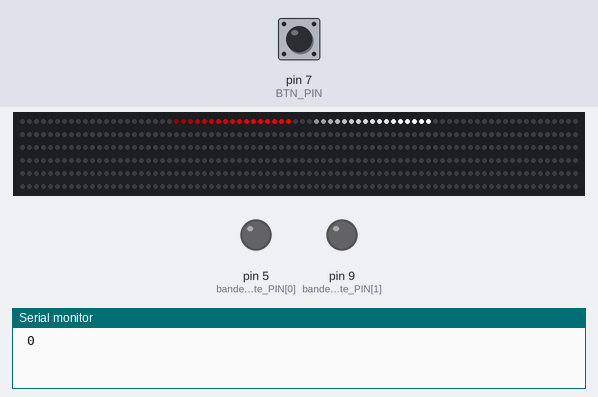
Recording of a sketch running on a simulated Arduino Uno, built with avr-gcc and run on an emulated ATmega328P. Parts: 480 RGB LEDs in strip order, left to right, continuing on the next row, output pins drawn as LEDs (lit = HIGH), the last lines printed to the serial monitor. The test bench sets the inputs (shaded band); at power-on: pin 7 (BTN_PIN) HIGH. Dim RGB values are drawn brighter than linear; random numbers use the default seed unless the sketch sets one.

Above: at 1.2 s.
1.3 s: pin 7 (BTN_PIN) pulled LOW for 3.2 s
At 2.07 s:
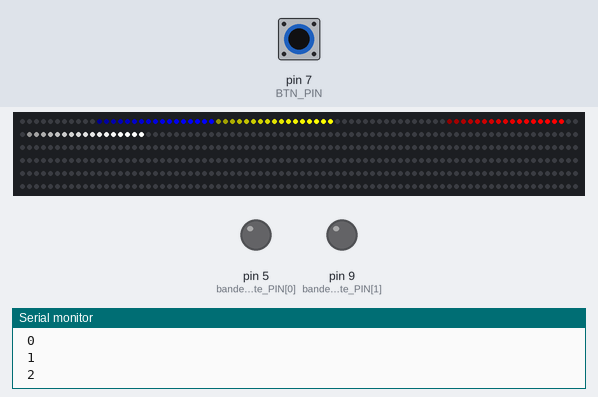
At 8.4 s:
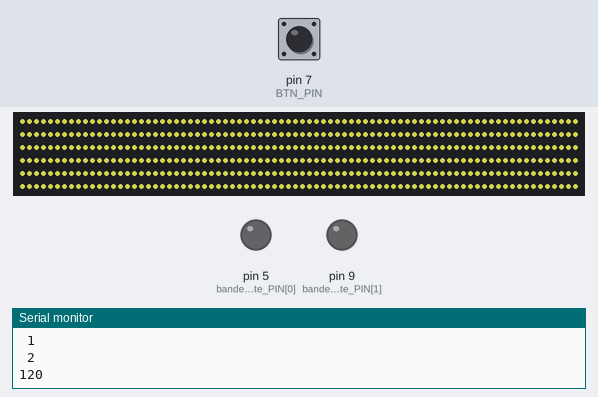
Timing chart, 0 to 31.8 s (numbered marks = the images above; inputs shaded):
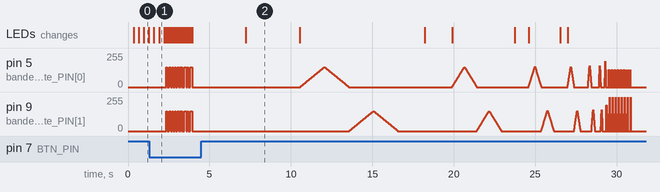

The sketch:

tour.ino
```cpp
#include <Adafruit_NeoPixel.h>
#include <EasyButton.h> // https://easybtn.earias.me/docs/fundamentals

#define DATA_PIN 3 // pin pour neopixels
#define WHITE_PIN 5 // pin PWM commande leds blanches
#define BTN_PIN 7 // entrée bouton
#define NUMPIXELS 480 // nombre total de neopixels

#define MAX_WHITE 150 // 150 pour batterie 18v, 255 pour batterie 12v
#define MAX_NEO_WHITE 120 // blanc max pour neopixels
//#define FPS 50 // on travaille en 50 images par seconde
#define LONGEUR_FIRE 3 // nombre de leds qui composent le feu
#define LONGEUR_QUEUE 15 // nombre de leds qui composent le feu
#define MAX_SHOT 10 // nombre de fusée en même temps
#define B_MAX 45 // bleu max plus le chiffre est petit plus ce sera blanc

#define CYCLE_WHITE 15 // pour void cycle
#define MAX_COLOR 255 // colour max pour neopixel


int bande_white_PIN[] = {5, 9};
int slot = 0; //de 0 à MAX_SHOT = dernière animation déclecnhés avec le bouton
int anim[MAX_SHOT], r[MAX_SHOT], g[MAX_SHOT], b[MAX_SHOT]; // // position de chaque anim[0] à anim[7]+ couleurs des différentes anims possibles
int white = 0; // puissance du blanc


// pin, debounce, pullup
EasyButton button(BTN_PIN, 10, true);


Adafruit_NeoPixel pixels(NUMPIXELS, DATA_PIN, NEO_GRB + NEO_KHZ800);

void setup() {

  // initialize le bouton
  button.begin();

  // lance l'explosion après un triple clic sur une seconde
  //button.onSequence(3, 1000, cycle_white);

  // lance l'explosion après un clic de 3 secondes
  button.onPressedFor(1000, cycle_white);


  // initialise le tableau d'animations
  for (int i = 0; i < MAX_SHOT; i++)
  {
    anim[i] = 10000;
    r[i] = random(255);
    g[i] = random(255);
    b[i] = random(255);
  }

  // on en force quelques une pour avoir des chouettes couleurs (à peaufiner huhuh)
  r[0] = 255;
  g[0] = 0;
  b[0] = 0;

  r[1] = 255;
  g[1] = 255;
  b[1] = 0;

  r[2] = 0;
  g[2] = 0;
  b[2] = 255;

  r[3] = 0;
  g[3] = 255;
  b[3] = 0;

  r[4] = 0;
  g[4] = 0;
  b[4] = 255;

  r[5] = 0;
  g[5] = 255;
  b[5] = 255;

  r[6] = 255;
  g[6] = 0;
  b[6] = 0;

  r[7] = 255;
  g[7] = 255;
  b[7] = 0;

  r[9] = 0;
  g[9] = 0;
  b[9] = 255;

  r[11] = 0;
  g[11] = 255;
  b[1] = 0;

  r[13] = 0;
  g[13] = 0;
  b[13] = 255;

  r[14] = 0;
  g[14] = 255;
  b[14] = 255;

  pixels.begin();
  Serial.begin(9600);
}

void loop() {

  button.read();


  if (button.wasReleased()  || random(500) == 1) {
    if (slot > MAX_SHOT - 1)
    {
      slot = 0;
    }
    anim[slot] = 0;
    Serial.write('slot : ');
    Serial.println(slot);
    slot ++;
  }


  // boucle sur chaque anim
  for (int i = 0; i < MAX_SHOT; i++) {

    // incrémente de une frame chaque animation
    anim[i] ++;

    if (anim[i] > 10000)
    {
      anim[i] = 10000;
    }


    // etape 1 : la montée !
    if (anim[i] > 0 && anim[i] < 480)
    {
      // éteint la leds précédente
      pixels.setPixelColor(anim[i], pixels.Color(0, 0, 0));


      // la queue de fusée
      for (int f = LONGEUR_QUEUE; f < LONGEUR_QUEUE + LONGEUR_FIRE; f++)
      {
        pixels.setPixelColor(anim[i] + f, pixels.Color(r[i] , g[i], b[i]));
      }

      // la fusée en elle même
      for (int f = 1; f < LONGEUR_QUEUE; f++)
      {
        pixels.setPixelColor(anim[i] + f, pixels.Color(r[i] / LONGEUR_QUEUE * f , g[i] / LONGEUR_QUEUE * f, b[i] / LONGEUR_QUEUE * f));
      }

    }


    // etape 2 : la descente
    if (anim[i] > 480 && anim[i] < 961)
    {
      // éteint la leds précédente
      pixels.setPixelColor(960 - anim[i], pixels.Color(0, 0, 0));


      // la queue de fusée
      for (int f = LONGEUR_QUEUE; f < LONGEUR_QUEUE + LONGEUR_FIRE; f++)
      {
        pixels.setPixelColor(960 - anim[i] - f, pixels.Color(r[i] , g[i], b[i]));
      }

      // la fusée en elle même
      for (int f = 1; f < LONGEUR_QUEUE; f++)
      {
        pixels.setPixelColor(960 - anim[i] - f, pixels.Color(r[i] / LONGEUR_QUEUE * f , g[i] / LONGEUR_QUEUE * f, b[i] / LONGEUR_QUEUE * f));
      }
    }


  }

  pixels.show();   // Send the updated pixel colors to the hardware.

  delay(1);

}


void cycle_white() {
  pixels.clear();
  pixels.show();

  noise();

  int speed_white = 1;
  int whiteval = 0;
  int pinwhite = 0;
  int cyclenumero;
  int b = 0;

  for (cyclenumero = 0; cyclenumero < CYCLE_WHITE; cyclenumero++ ) {
    pinwhite = 0;
    whiteval = 0;
    //selection de la pin

    //montée neo

    for ( whiteval = 0; whiteval < MAX_NEO_WHITE; whiteval = whiteval + speed_white) {
      for (int i = 0; i < NUMPIXELS; i++) {


        b = whiteval * B_MAX / MAX_NEO_WHITE;

        pixels.setPixelColor(i, pixels.Color(whiteval, whiteval, b));
      }
      pixels.show();
    }

    delay(10);
    Serial.println(whiteval);

    //descente

    for ( whiteval ; whiteval > 0; whiteval = whiteval - speed_white) {
      for (int i = 0; i < NUMPIXELS; i++) {
        b = whiteval * B_MAX / MAX_NEO_WHITE;
        //b = whiteval / B_MAX;
        pixels.setPixelColor(i, pixels.Color(whiteval, whiteval, b));
      }
      pixels.show();
    }

    pixels.clear();
    pixels.show();


    //fin neo

    //montée bande 1

    for ( whiteval = 0; whiteval < MAX_WHITE; whiteval = whiteval + speed_white) {
      analogWrite(bande_white_PIN[0], whiteval);
      delay(10);
    }
    //descente
    for ( whiteval ; whiteval > 0; whiteval = whiteval - speed_white) {
      analogWrite(bande_white_PIN[0], whiteval);
      delay(10);
    }
    analogWrite(bande_white_PIN[0], 0);// pas necessaire
    delay(10);
    //montée bande 2

    for ( whiteval = 0; whiteval < MAX_WHITE; whiteval = whiteval + speed_white) {
      analogWrite(bande_white_PIN[1], whiteval);
      delay(10);
    }
    //descente
    for ( whiteval ; whiteval > 0; whiteval = whiteval - speed_white) {
      analogWrite(bande_white_PIN[1], whiteval);
      delay(10);
    }
    analogWrite(bande_white_PIN[1], 0);// pas necessaire
    delay(10);
    Serial.println("neo");

    if (speed_white < 65) {
      speed_white = speed_white * 2;
    }
    pinwhite = 0;
    Serial.print("speed_white ");
    Serial.println(speed_white);
  }


  // fin cycle


  delay(2000);


  // boom
  ALL_ON();
  delay (3000);

  //fin
  pixels.clear();
  pixels.show();
  analogWrite(bande_white_PIN[0], 0);
  analogWrite(bande_white_PIN[1], 0);

  delay(15000);// 15 secondes avant relance
}

void ALL_ON () {
  analogWrite(bande_white_PIN[0], MAX_WHITE);

  analogWrite(bande_white_PIN[1], MAX_WHITE);

  pixels.clear();

  for (int i = 0; i < NUMPIXELS; i++) {

    pixels.setPixelColor(i, pixels.Color(MAX_NEO_WHITE, MAX_NEO_WHITE, B_MAX));


  } pixels.show();

}

void ALL_OFF () {
  analogWrite(bande_white_PIN[0], 0);

  analogWrite(bande_white_PIN[1], 0);

  pixels.clear();

  pixels.show();
}
void noise() {
  //noise
  for (int i = 0; i < 10; i++) {
    int r = random(10, 100);
    delay(r);
    ALL_ON();
    delay(r);
    ALL_OFF();
  }
}
```
